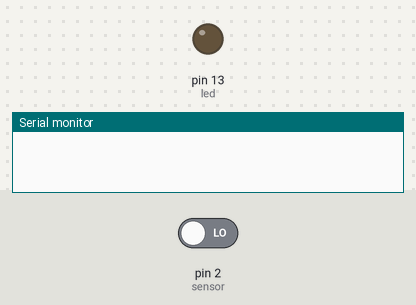
Simulated run of this sketch. Board: Arduino Uno, built with avr-gcc and run on an emulated ATmega328P. Parts: output pins drawn as LEDs (lit = HIGH), the last lines printed to the serial monitor. Inputs (shaded band) come from the test bench; at power-on: pin 2 (sensor) LOW.

Above: at 1.2 s.
1.3 s: pin 2 (sensor) driven HIGH
At 1.7 s:
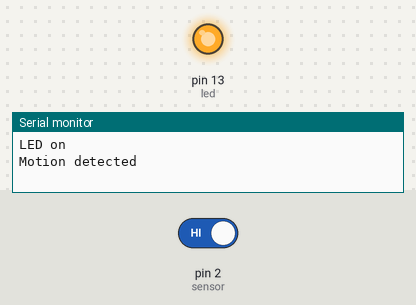
2.8 s: pin 2 (sensor) driven LOW
At 4.1 s:
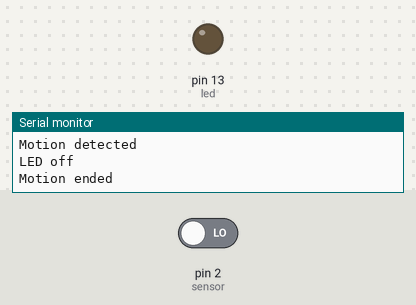
Timing chart, 0 to 5.8 s (numbered marks = the images above; inputs shaded):
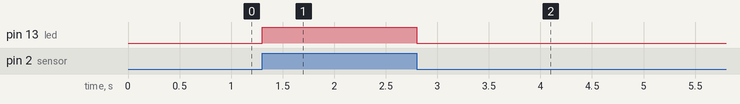

The sketch:

TaskM1T1.ino
```cpp
int led = 13;                // set LED pin
int sensor = 2;               // set sensor pin

bool motionDetected = false;    // check if motion is detected
int val = 0;                    // read pin status
int previous = 0;				// check previous pin status

void setup() {
  pinMode(led, OUTPUT);      // declare LED as output
  pinMode(sensor, INPUT);     // declare sensor as input

  Serial.begin(9600);
}

void loop(){
  val = digitalRead(sensor);  // read input value
  if (val == HIGH) {            // check if the input is HIGH
    digitalWrite(led, HIGH);  // turn LED ON
    if (previous == 0) {
        Serial.println("LED on");
    }
    previous = 1;

  	if (motionDetected == false) {
      Serial.println("Motion detected");
      motionDetected = true;
    }
  }

  else {
    digitalWrite(led, LOW); // turn LED OFF
    if (previous == 1) {
        Serial.println("LED off");
    }
    previous = 0;

    if (motionDetected == true){
      Serial.println("Motion ended");
      motionDetected = false;
    }
  }
}
```

Measured:
- after the input at 1.3 s, pin 13 (led): LOW → HIGH at once
- after the input at 2.8 s, pin 13 (led): HIGH → LOW at once
